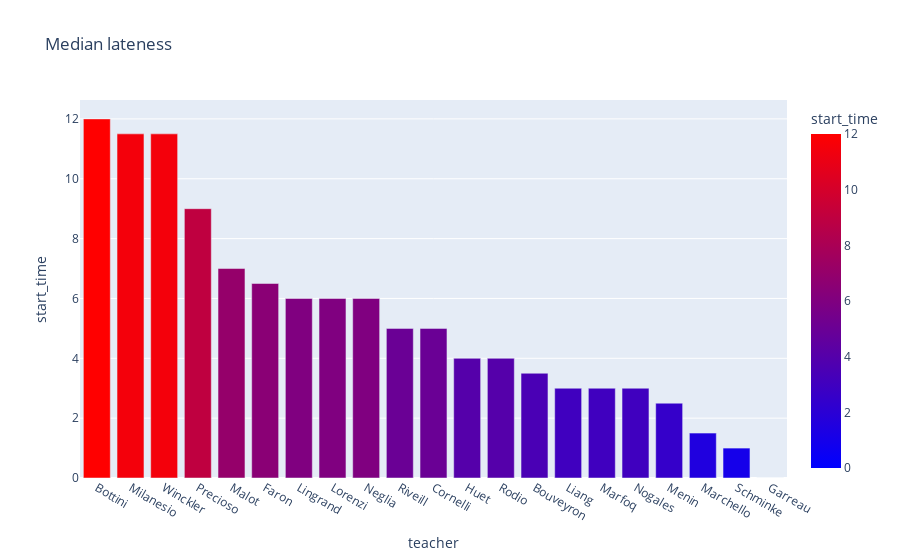

Write notebook code for a chart like this one.
### Code cell
lateness.lateness_median(data)

### Figure 1 — Plotly figure (JSON) as saved in the notebook; plotly's stock layout.template omitted (floating-point values rounded to 4 significant figures)
{"data": [{"alignmentgroup": "True", "hovertemplate": "teacher=%{x}<br>start_time=%{marker.color}<extra></extra>", "legendgroup": "", "marker": {"color": [12, 11.5, 11.5, 9, 7, 6.5, 6, 6, 6, 5, 5, 4, 4, 3.5, 3, 3, 3, 2.5, 1.5, 1, 0], "coloraxis": "coloraxis", "pattern": {"shape": ""}}, "name": "", "offsetgroup": "", "orientation": "v", "showlegend": false, "textposition": "auto", "type": "bar", "x": ["Bottini", "Milanesio", "Winckler", "Precioso", "Malot", "Faron", "Lingrand", "Lorenzi", "Neglia", "Riveill", "Cornelli", "Huet", "Rodio", "Bouveyron", "Liang", "Marfoq", "Nogales", "Menin", "Marchello", "Schminke", "Garreau"], "xaxis": "x", "y": [12, 11.5, 11.5, 9, 7, 6.5, 6, 6, 6, 5, 5, 4, 4, 3.5, 3, 3, 3, 2.5, 1.5, 1, 0], "yaxis": "y"}], "layout": {"barmode": "group", "coloraxis": {"colorbar": {"title": {"text": "start_time"}}, "colorscale": [[0, "rgb(0,0,255)"], [1, "rgb(255,0,0)"]]}, "legend": {"tracegroupgap": 0}, "title": {"text": "Median lateness"}, "xaxis": {"anchor": "y", "domain": [0, 1], "title": {"text": "teacher"}}, "yaxis": {"anchor": "x", "domain": [0, 1], "title": {"text": "start_time"}}}}
